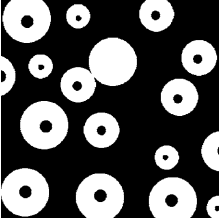
#> input picture 20120201_GK_ADIP/Sources_&_Data/Data/binary_image/input1.png, 221 x 220 px, found by its file name; its folder holds only this picture in this run
$ python region_filling.py
#> lines starting #> are read from the running program, lines starting #| are printed output that depends on the picture; after the words box and inside, x2 and y2 are one past the last pixel; in counts of white or black regions, pixels touching at a corner belong together
### 20120201_GK_ADIP/Sources_&_Data/binary_image/non_open_cv_lib/header_bin_noncv.py
from PIL import Image
import numpy as np
import matplotlib.pyplot as plt
import os, cv2
import os.path as p
from pathlib import Path

def gray2binary(gray):
    return (127 < gray) & (gray <= 255)

def Read_Img():
    #lấy địa chỉ thư mục để đọc vào ảnh
    curPath = p.dirname(Path(__file__).parent.absolute().parent)

    while True:
        path = input("Enter your file picture name (file from Data/binary_image): ") #nhap vao ten file ảnh
        file_dir = Path(curPath + '\\Data\\' + '\\binary_image\\' + path)

        # kiểm tra xem tập tin có tồn tại hay không
        if os.path.isfile(str(file_dir)):
            break
        else:
            print("Tập tin không tồn tại trong thư mục hiện tại")
#> this loop made 1 pass; the answer given on pass 1: ../../Data/binary_image/input1.png

    #orig_img=plt.imread(str(file_dir))

    img = Image.open(str(file_dir)).convert('L')    # Chuyển sang mức xám
    # Chuyển đổi ảnh sang dạng numpy array
    img_array = np.array(img)

    # Tạo ảnh nhị phân với ngưỡng 127
    binary_img = np.zeros_like(img_array) # Tạo ảnh đen
    binary_img[img_array > 127] = 255 # Đặt các pixel lớn hơn 127 thành trắng
    #binary_img = gray2binary(img_array)

    # Chuyển đổi ảnh nhị phân sang định dạng PIL Image
    binary_img_pil = Image.fromarray(binary_img)
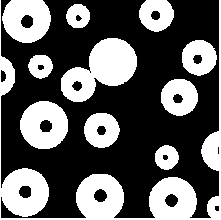
#> binary_img_pil: PIL image 221x220 L; 37.2% white; 11 white regions, largest, box (x1, y1, x2, y2) and area: (0, 0, 221, 220) 7069, (61, 38, 137, 102) 2712, (20, 101, 68, 149) 1703

    return binary_img_pil, path

# Định nghĩa kernel
kernel_1 = np.array([[0, 1, 0], [1, 1, 1], [0, 1, 0]])
kernel_2 = np.array([[1, 1, 1],
                   [1, 1, 1],
                   [1, 1, 1]])
kernel_3 = np.array([[0, 1, 0], [1, -1, 1], [0, 1, 0]])
kernel_4 = np.ones((5,5),np.uint8)      #mặt nạ kernel hình chữ nhật 5x5
mask = [[1, 1, 1],
        [1, 0, 1],
        [1, 1, 1]]

# [24 lines left out: functions Choose_Kernel, Kernel, not called in this run]

### 20120201_GK_ADIP/Sources_&_Data/binary_image/non_open_cv_lib/region_filling.py
from header_bin_noncv import *

def flood_fill(image, start_pixel, fill_color):
    """
    Fill the region starting from start_pixel with fill_color
    """
#> called with start_pixel = (100, 100), fill_color = 255
    # create a copy of the input image
    filled_image = image.copy()

    # get the dimensions of the input image
    height, width = filled_image.shape[:2]
#> height = 220; width = 221

    # define the directions we will search around the start_pixel
    directions = [(0, 1), (1, 0), (0, -1), (-1, 0)]

    # create a queue to keep track of pixels to be filled
    queue = [start_pixel]

    # get the color of the start_pixel
    start_color = filled_image[start_pixel[0], start_pixel[1]]
#> start_color = 0

    # loop until the queue is empty
    while queue:
        # get the next pixel to fill
        x, y = queue.pop(0)

        # if the pixel is outside the image, skip it
        if x < 0 or x >= height or y < 0 or y >= width:
            continue

        # if the pixel has already been filled or does not match the start color, skip it
        if filled_image[x, y] == fill_color or filled_image[x, y] != start_color:
            continue

        # fill the pixel with the fill color
        filled_image[x, y] = fill_color

        # add the neighboring pixels to the queue to be filled
        for dx, dy in directions:
            queue.append((x + dx, y + dy))
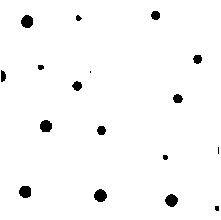
#> filled_image: shape (220, 221); 97.7% white; 17 black regions (3 under 20 px), largest, box (x1, y1, x2, y2) and area: (94, 189, 107, 202) 127, (21, 15, 33, 28) 124, (165, 194, 178, 207) 123
#> after the loop, queue = []

    # return the filled image
    return filled_image

def main():
    # Load the image
    binary_img, _ = Read_Img()

    # Define the starting pixel and fill color
    start_pixel = (100, 100)
    fill_color = 255

    # Fill the region starting from the starting pixel with the fill color
    rg_fill = flood_fill(np.array(binary_img), start_pixel, fill_color)
    #pil_img_rg = Image.fromarray(im_region).convert('RGB')

    # Display image
    plt.subplot(1,2,1), plt.title("Original Image"),plt.imshow(binary_img, cmap = "gray"), plt.xticks([]), plt.yticks([])
    plt.subplot(1,2,2), plt.title("Floodfilled Image"),plt.imshow(rg_fill, cmap = "gray"), plt.xticks([]), plt.yticks([])
    plt.show()
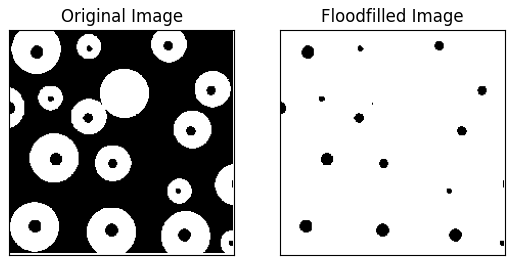
#> figure drawn by matplotlib, 2 panels

if __name__ == "__main__":
    main()

$ run again, on 20120201_GK_ADIP/Sources_&_Data/Data/binary_image/noise.jpg
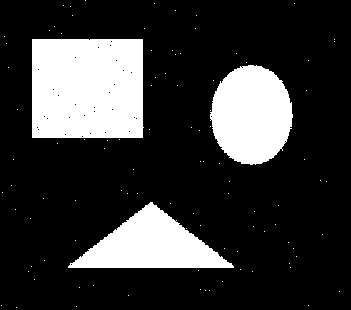
#> input picture 20120201_GK_ADIP/Sources_&_Data/Data/binary_image/noise.jpg, 351 x 310 px, found by its file name
#> the loop in Read_Img, `while True:` made 1 pass; the answer given on pass 1: ../../Data/binary_image/noise.jpg
#> img: PIL image 351x310 L; 21.2% white; 101 white regions (98 under 20 px), largest, box (x1, y1, x2, y2) and area: (32, 39, 144, 138) 10960, (210, 65, 293, 165) 6364, (68, 202, 234, 268) 5640
#> start_color = 255
#> after the loop in flood_fill, `while queue:`: queue = []
#> in main, `plt.show()`:
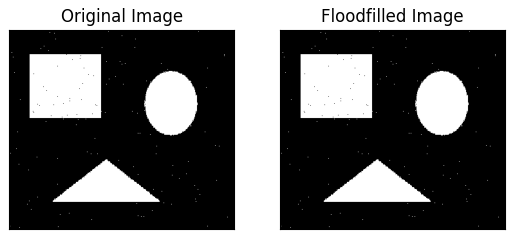
#> figure drawn by matplotlib, 2 panels; palette indices are drawn, not the picture's colours
